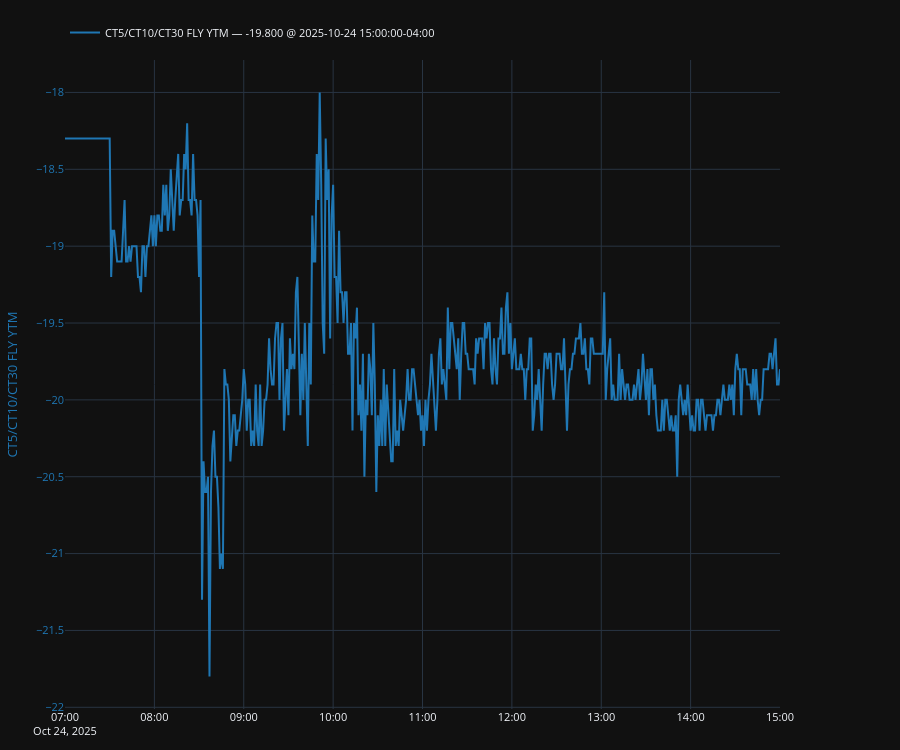

The notebook cell saved with this chart:
### Code cell
# plot, fig, ax, ax2, legend = make_secondary_axis_plot(ylabel_left="RATE", ylabel_right="RATE", title=None, engine="plotly")
# plot(
#     df["o10/CT10 CURVE YTM"],
#     which="left",
#     indicators=[
        # {"kind": "last", "show_date": True, "style": {"linestyle": "--", "linewidth": 1.2, "color": "tab:purple"}},
        # {"kind": "sma", "window": 20, "style": {"linestyle": "--", "color": "red"}},
        # {"kind": "simple_avg", "label": "Long-run mean", "style": {"linestyle": "--", "color": "red"}},
        # {"kind": "cum_change", "from_at": "2025-09-24", "label": "Chg from Logan TCGR Speech"},
        # {"kind": "hurst", "hide": True},
        # {"kind": "vol", "returns": "normal", "window": 20, "hide": True},
        # {"kind": "half_life", "method": "ou", "demean": True, "style": {"linestyle": ":"}, "hide": True},
    # ],
    # ou={"enable": True, "steps": 90, "add_metrics_to_legend": True}
# )
# legend(show_date=True)
# plt.show()

plot, fig, _, _, legend = make_secondary_axis_plot(engine="plotly")
plot(df["CT5/CT10/CT30 FLY YTM"], which="left")
legend(valfmt="{:.3f}", show_date=True)

### Figure 1 — Plotly figure (JSON) as saved in the notebook; plotly's stock layout.template omitted (floating-point values rounded to 4 significant figures; data arrays with more than 128 entries replaced by an {"elided": "..."} marker saying what was removed)
{"data": [{"line": {"color": "#1f77b4"}, "mode": "lines", "name": "CT5/CT10/CT30 FLY YTM — -19.800 @ 2025-10-24 15:00:00-04:00", "showlegend": true, "type": "scatter", "x": {"elided": "481 str values"}, "y": {"elided": "481 float values"}, "yaxis": "y"}], "layout": {"font": {"size": 11}, "height": 750, "legend": {"orientation": "h", "x": 0, "xanchor": "left", "y": 1.02, "yanchor": "bottom"}, "margin": {"b": 40, "l": 60, "r": 120, "t": 60}, "newshape": {"line": {"color": "red"}}, "title": {}, "xaxis": {"showgrid": true, "showspikes": true, "spikecolor": "white", "spikemode": "across", "spikesnap": "cursor"}, "yaxis": {"showgrid": true, "showspikes": true, "spikecolor": "white", "spikesnap": "cursor", "spikethickness": 0.5, "tickfont": {"color": "#1f77b4"}, "title": {"font": {"color": "#1f77b4"}, "text": "CT5/CT10/CT30 FLY YTM"}}}}
